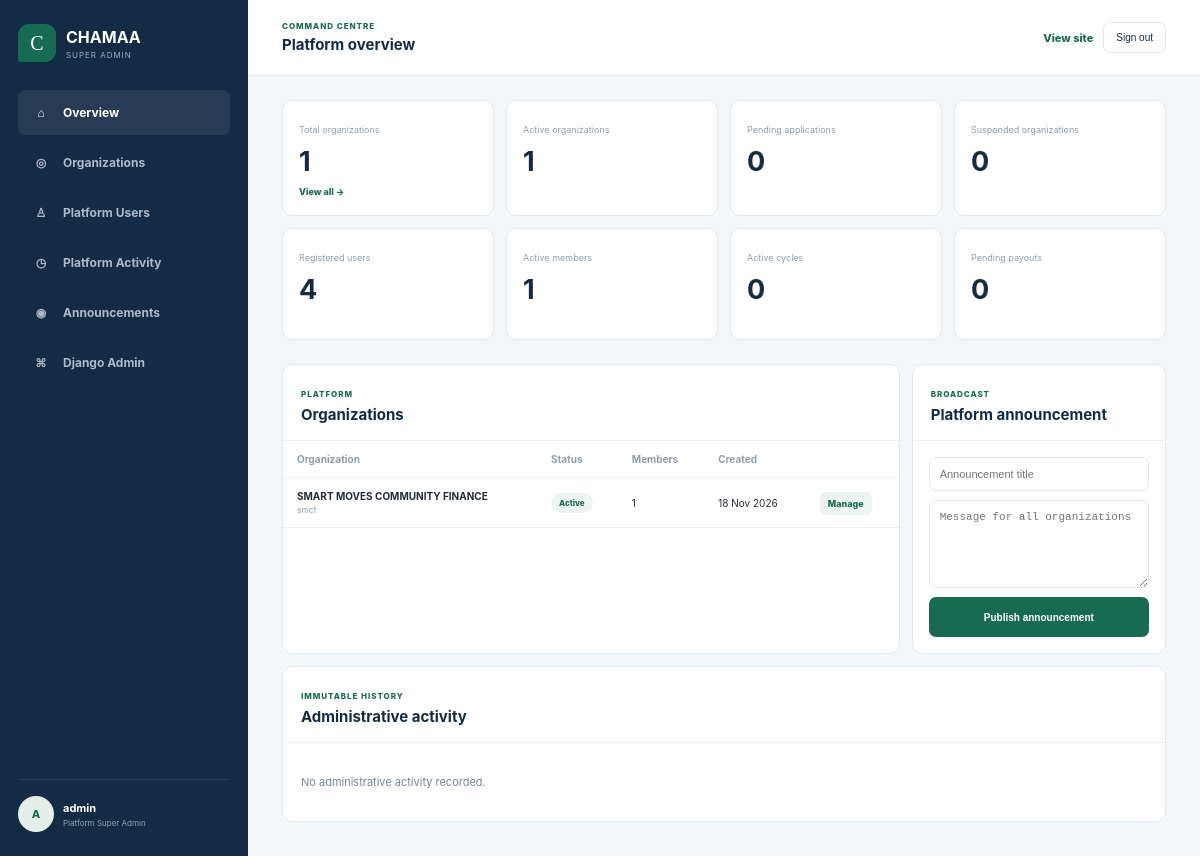
The app's page /administration/platform/ (signed in) with its own data.
### core/models.py (models this page shows, shortened)
class Organization(models.Model):
    class Status(models.TextChoices):
        PENDING = "pending", "Pending"
        UNDER_REVIEW = "under_review", "Under review"
        APPROVED = "approved", "Approved"
        ACTIVE = "active", "Active"
        SUSPENDED = "suspended", "Suspended"
        REJECTED = "rejected", "Rejected"
        DEACTIVATED = "deactivated", "Deactivated"
    name = models.CharField(max_length=180)
    slug = models.SlugField(unique=True)
    registration_number = models.CharField(max_length=80, blank=True)
    is_active = models.BooleanField(default=True)
    status = models.CharField(max_length=20, choices=Status.choices, default=Status.PENDING)
    official_email = models.EmailField(blank=True)
    official_phone = models.CharField(max_length=30, blank=True)
    physical_address = models.CharField(max_length=240, blank=True)
    county = models.CharField(max_length=80, blank=True)
    country = models.CharField(max_length=80, default="Kenya")
    description = models.TextField(blank=True)
    website = models.URLField(blank=True)
    allow_public_registration = models.BooleanField(default=True)
    require_admin_approval = models.BooleanField(default=True)
    created_at = models.DateTimeField(auto_now_add=True)
    class Meta:
        ordering = ["name"]

### administration/views.py (the view)
    @login_required
    def guarded(request, *args, **kwargs):
        if not request.user.is_superuser:
            raise Http404
        return view(request, *args, **kwargs)

### administration/views.py (called while the page is built)
def super_admin_required(view):
    @login_required
    def guarded(request, *args, **kwargs):
        if not request.user.is_superuser:
            raise Http404
        return view(request, *args, **kwargs)
    return guarded

### templates/administration/platform_dashboard.html
{% load static %}
<!doctype html>
<html lang="en"><head><meta charset="utf-8"><meta name="viewport" content="width=device-width,initial-scale=1"><title>Platform command centre | CHAMAA</title><link rel="stylesheet" href="{% static 'css/admin-workspace.css' %}"></head>
<body><div class="admin-shell">
<aside class="admin-sidebar"><a class="admin-brand" href="/"><span>C</span><div><strong>CHAMAA</strong><small>SUPER ADMIN</small></div></a>
<nav><a class="active" href="{% url 'platform-dashboard' %}"><b>⌂</b>Overview</a><a href="#organizations"><b>◎</b>Organizations</a><a href="#users"><b>♙</b>Platform Users</a><a href="#activity"><b>◷</b>Platform Activity</a><a href="#announcements"><b>◉</b>Announcements</a><a href="/admin/"><b>⌘</b>Django Admin</a></nav>
<div class="sidebar-user"><span>{{ request.user.username|first|upper }}</span><div><strong>{{ request.user.username }}</strong><small>Platform Super Admin</small></div></div></aside>
<main class="admin-main"><header class="admin-topbar"><div><small>COMMAND CENTRE</small><strong>Platform overview</strong></div><div><a href="/">View site</a><form method="post" action="{% url 'member-logout' %}">{% csrf_token %}<button>Sign out</button></form></div></header>
<section class="stat-grid"><article><small>Total organizations</small><strong>{{ total_organizations }}</strong><a href="#organizations">View all →</a></article><article><small>Active organizations</small><strong>{{ active_organizations }}</strong></article><article><small>Pending applications</small><strong>{{ pending_organizations }}</strong></article><article><small>Suspended organizations</small><strong>{{ suspended_organizations }}</strong></article><article><small>Registered users</small><strong>{{ total_users }}</strong></article><article><small>Active members</small><strong>{{ active_members }}</strong></article><article><small>Active cycles</small><strong>{{ active_cycles }}</strong></article><article><small>Pending payouts</small><strong>{{ pending_withdrawals }}</strong></article></section>
<section class="admin-grid"><article class="admin-panel" id="organizations"><div class="panel-head"><div><small>PLATFORM</small><h2>Organizations</h2></div></div>
<div class="table-scroll"><table><thead><tr><th>Organization</th><th>Status</th><th>Members</th><th>Created</th><th></th></tr></thead><tbody>{% for organization in organizations %}<tr><td><strong>{{ organization.name }}</strong><small>{{ organization.slug }}</small></td><td><span class="status {{ organization.status }}">{{ organization.get_status_display }}</span></td><td>{{ organization.member_set.count }}</td><td>{{ organization.created_at|date:"d M Y" }}</td><td><a class="row-action" href="{% url 'platform-organization-detail' organization.pk %}">Manage</a></td></tr>{% empty %}<tr><td colspan="5">No organizations registered.</td></tr>{% endfor %}</tbody></table></div></article>
<article class="admin-panel" id="announcements"><div class="panel-head"><div><small>BROADCAST</small><h2>Platform announcement</h2></div></div><form class="announcement-form" method="post" action="{% url 'platform-announcement' %}">{% csrf_token %}<input name="title" required maxlength="180" placeholder="Announcement title"><textarea name="message" required placeholder="Message for all organizations"></textarea><button type="submit">Publish announcement</button></form></article></section>
<section class="admin-panel activity-panel" id="activity"><div class="panel-head"><div><small>IMMUTABLE HISTORY</small><h2>Administrative activity</h2></div></div>{% for log in audit_logs %}<div class="activity-row"><span>{{ log.actor.username|first|upper|default:"S" }}</span><div><strong>{{ log.action|capfirst }}</strong><small>{{ log.organization.name|default:"Platform" }} · {{ log.created_at|timesince }} ago</small></div></div>{% empty %}<div class="empty-state">No administrative activity recorded.</div>{% endfor %}</section>
</main></div></body></html>

### static/css/admin-workspace.css (style rules this page uses)
:root { --navy:#142B45;--green:#176B52;--gold:#D9A441;--bg:#F4F7FA;--text:#252B33;--muted:#788493;--line:#E2E8EB }
* { box-sizing:border-box }
body { margin:0;background:var(--bg);font-family:Inter,"Segoe UI",Arial,sans-serif;color:var(--text) }
a { text-decoration:none }
.admin-shell { min-height:100vh }
.admin-sidebar { position:fixed;inset:0 auto 0 0;width:248px;display:flex;flex-direction:column;padding:24px 18px;background:var(--navy);color:#fff }
.admin-brand { display:flex;align-items:center;gap:10px;margin-bottom:28px;color:#fff }
.admin-brand>span { width:38px;height:38px;display:grid;place-items:center;border-radius:11px 11px 11px 3px;background:var(--green);font-family:Georgia,serif;font-size:20px }
.admin-brand div { display:flex;flex-direction:column }
.admin-brand strong { font-size:16px }
.admin-brand small { margin-top:3px;color:#9DB0C1;font-size:8px;letter-spacing:.12em }
.admin-sidebar nav { display:flex;flex-direction:column;gap:5px }
.admin-sidebar nav a { display:flex;align-items:center;gap:11px;height:45px;padding:0 12px;border-radius:8px;color:#AEBACA;font-size:12px;font-weight:700 }
.admin-sidebar nav a b { width:22px;text-align:center }
.admin-sidebar nav a.active,.admin-sidebar nav a:hover { background:rgba(255,255,255,.08);color:#fff }
.sidebar-user { display:flex;align-items:center;gap:9px;margin-top:auto;padding-top:16px;border-top:1px solid rgba(255,255,255,.08) }
.sidebar-user>span { width:36px;height:36px;display:grid;place-items:center;border-radius:50%;background:#E5EFEA;color:var(--green);font-size:11px;font-weight:850 }
.sidebar-user div { display:flex;flex-direction:column }
.sidebar-user strong { font-size:11px }
.sidebar-user small { margin-top:3px;color:#91A1B2;font-size:8px }
.admin-main { margin-left:248px }
.admin-topbar { height:76px;display:flex;align-items:center;justify-content:space-between;padding:0 34px;background:#fff;border-bottom:1px solid var(--line) }
.admin-topbar>div:first-child { display:flex;flex-direction:column }
.admin-topbar small { color:var(--green);font-size:8px;font-weight:850;letter-spacing:.12em }
.admin-topbar strong { margin-top:4px;color:var(--navy);font-size:15px }
.admin-topbar>div:last-child { display:flex;align-items:center;gap:10px }
.admin-topbar a { color:var(--green);font-size:11px;font-weight:800 }
.admin-topbar form { margin:0 }
.admin-topbar button { border:1px solid var(--line);border-radius:7px;background:#fff;padding:9px 12px;color:var(--navy);font-size:10px;cursor:pointer }
.stat-grid { display:grid;grid-template-columns:repeat(4,1fr);gap:12px;padding:24px 34px }
.stat-grid article { min-height:112px;padding:16px;border:1px solid var(--line);border-radius:10px;background:#fff }
.stat-grid small { color:#929DA7;font-size:9px }
.stat-grid strong { display:block;margin-top:8px;color:var(--navy);font-size:27px }
.stat-grid a { display:inline-block;margin-top:8px;color:var(--green);font-size:9px;font-weight:800 }
.admin-grid { display:grid;grid-template-columns:1.7fr .7fr;gap:12px;padding:0 34px }
.admin-panel { border:1px solid var(--line);border-radius:10px;background:#fff }
.panel-head { display:flex;align-items:center;justify-content:space-between;padding:16px 18px;border-bottom:1px solid #EDF1F2 }
.panel-head small { color:var(--green);font-size:8px;font-weight:850;letter-spacing:.12em }
.panel-head h2 { margin:4px 0 0;color:var(--navy);font-size:15px }
.table-scroll { overflow-x:auto }
table { width:100%;border-collapse:collapse }
th,td { padding:12px 14px;border-bottom:1px solid #EFF2F3;text-align:left;font-size:10px }
th { color:#929DA7 }
td strong,td small { display:block }
td small { margin-top:3px;color:#929DA7 }
.status { display:inline-flex;padding:5px 8px;border-radius:20px;background:#EDF4F1;color:var(--green);font-size:8px;font-weight:800 }
.row-action { padding:6px 8px;border-radius:6px;background:#EDF4F1;color:var(--green);font-size:9px;font-weight:800 }
.announcement-form { display:flex;flex-direction:column;gap:9px;padding:16px }
.announcement-form input,.announcement-form textarea { width:100%;border:1px solid var(--line);border-radius:7px;padding:10px;font-size:11px }
.announcement-form textarea { min-height:88px;resize:vertical }
.announcement-form button { height:40px;border:0;border-radius:7px;background:var(--green);color:#fff;font-size:10px;font-weight:800 }
.activity-panel { margin:12px 34px 34px }
.empty-state { padding:32px 18px;color:var(--muted);font-size:11px }

### records on screen
Organization: name "SMART MOVES COMMUNITY FINANCE", slug "smcf", status "Active", member_set.count "1", created_at "18 Nov 2026"

### other values on screen
{{ request.user.username|first|upper }} "A"
{{ request.user.username }} "admin"
{{ total_organizations }} "1"
{{ active_organizations }} "1"
{{ pending_organizations }} "0"
{{ suspended_organizations }} "0"
{{ total_users }} "4"
{{ active_members }} "1"
{{ active_cycles }} "0"
{{ pending_withdrawals }} "0"
